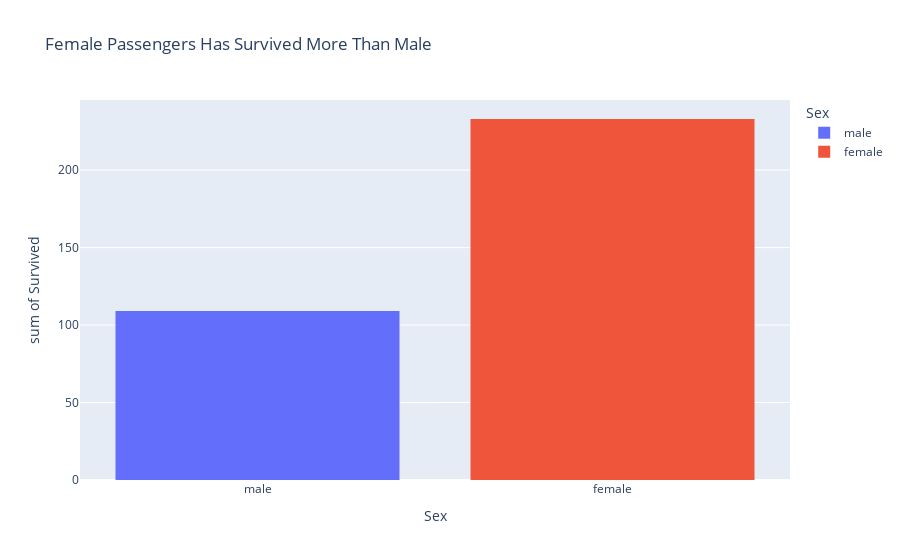
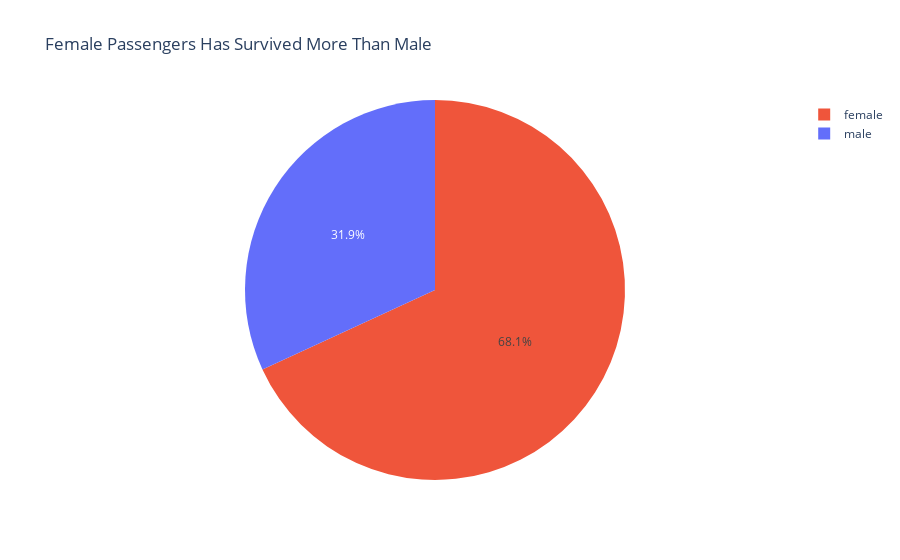

Notebook cell for these charts, in order:
### Code cell
px.histogram(train_df,x = 'Sex',y = 'Survived',color = 'Sex',title = 'Female Passengers Has Survived More Than Male').show()
px.pie(train_df,names = 'Sex',values = 'Survived',color = 'Sex',title = 'Female Passengers Has Survived More Than Male').show()

### Figure 1 — Plotly figure (JSON) as saved in the notebook; plotly's stock layout.template omitted (floating-point values rounded to 4 significant figures; data arrays with more than 128 entries replaced by an {"elided": "..."} marker saying what was removed)
{"data": [{"alignmentgroup": "True", "bingroup": "x", "histfunc": "sum", "hovertemplate": "Sex=%{x}<br>sum of Survived=%{y}<extra></extra>", "legendgroup": "male", "marker": {"color": "#636efa", "pattern": {"shape": ""}}, "name": "male", "offsetgroup": "male", "orientation": "v", "showlegend": true, "type": "histogram", "x": {"elided": "577 str values"}, "xaxis": "x", "y": {"elided": "577 int values"}, "yaxis": "y"}, {"alignmentgroup": "True", "bingroup": "x", "histfunc": "sum", "hovertemplate": "Sex=%{x}<br>sum of Survived=%{y}<extra></extra>", "legendgroup": "female", "marker": {"color": "#EF553B", "pattern": {"shape": ""}}, "name": "female", "offsetgroup": "female", "orientation": "v", "showlegend": true, "type": "histogram", "x": {"elided": "314 str values"}, "xaxis": "x", "y": {"elided": "314 int values"}, "yaxis": "y"}], "layout": {"barmode": "relative", "legend": {"title": {"text": "Sex"}, "tracegroupgap": 0}, "title": {"text": "Female Passengers Has Survived More Than Male"}, "xaxis": {"anchor": "y", "categoryarray": ["male", "female"], "categoryorder": "array", "domain": [0.0, 1.0], "title": {"text": "Sex"}}, "yaxis": {"anchor": "x", "domain": [0.0, 1.0], "title": {"text": "sum of Survived"}}}}

### Figure 2 — Plotly figure (JSON) as saved in the notebook; plotly's stock layout.template omitted (floating-point values rounded to 4 significant figures; data arrays with more than 128 entries replaced by an {"elided": "..."} marker saying what was removed)
{"data": [{"customdata": {"elided": "891x1 str values"}, "domain": {"x": [0.0, 1.0], "y": [0.0, 1.0]}, "hovertemplate": "Sex=%{customdata[0]}<br>Survived=%{value}<extra></extra>", "labels": {"elided": "891 str values"}, "legendgroup": "", "marker": {"colors": {"elided": "891 str values"}}, "name": "", "showlegend": true, "type": "pie", "values": {"elided": "891 int values"}}], "layout": {"legend": {"tracegroupgap": 0}, "title": {"text": "Female Passengers Has Survived More Than Male"}}}
